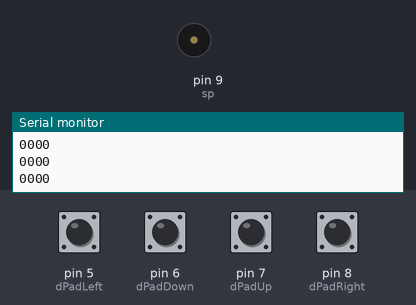
Bench run of a sketch on a simulated Arduino Uno, built with avr-gcc and run on an emulated ATmega328P. Parts: buzzer (waves = sounding), the last lines printed to the serial monitor. Inputs (shaded band) come from the test bench; at power-on: pin 5 (dPadLeft), pin 6 (dPadDown), pin 7 (dPadUp), pin 8 (dPadRight) LOW.

Above: at 1.2 s.
1.3 s: pin 5 (dPadLeft) pulled HIGH for 0.15 s
At 1.37 s:
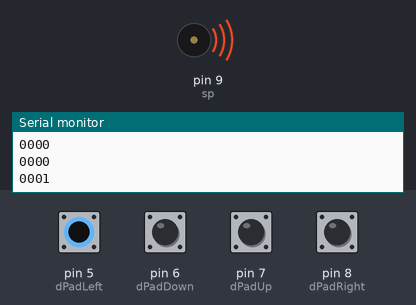
2.9 s: pin 6 (dPadDown) pulled HIGH for 0.15 s
At 3.4 s:
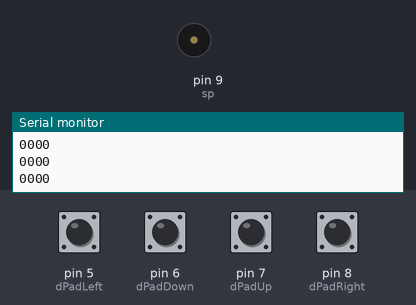
4.5 s: pin 7 (dPadUp) pulled HIGH for 0.15 s
At 5.8 s:
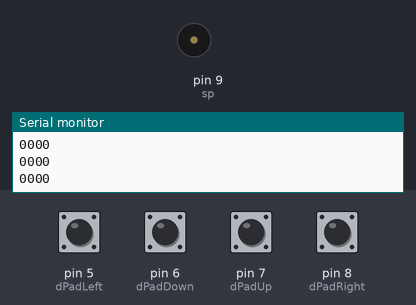
6.1 s: pin 8 (dPadRight) pulled HIGH for 0.15 s
At 7.0 s:
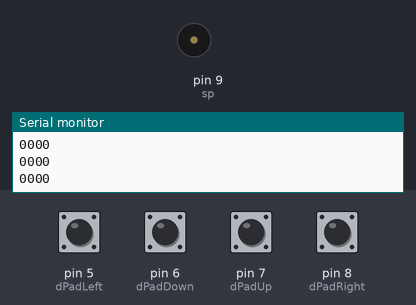
Timing chart, 0 to 8.7 s (numbered marks = the images above; inputs shaded):
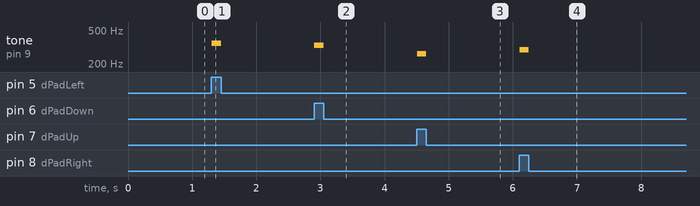

The sketch:

sketch_jul07c.ino
```cpp
#include "pitches.h"

#define dPadUp 7
#define dPadDown 6
#define dPadRight 8
#define dPadLeft 5
#define sp 9


int dPadUpState = 0;
int dPadDownState = 0;
int dPadRightState = 0;
int dPadLeftState = 0;
void setup()
{
  Serial.begin(9600);
  pinMode(dPadUp, INPUT);
  pinMode(dPadDown, INPUT);
  pinMode(dPadRight, INPUT);
  pinMode(dPadLeft, INPUT);

}

void loop()
{
  dPadUpState = digitalRead(dPadUp);
  dPadDownState = digitalRead(dPadDown);
  dPadRightState = digitalRead(dPadRight);
  dPadLeftState = digitalRead(dPadLeft);

  Serial.println((String)dPadUpState + (String)dPadDownState + (String)dPadRightState + (String)dPadLeftState);

  if (dPadUpState == 1)
  {
    tone(sp, NOTE_C4);
    while (dPadUpState != 0)
    {
      dPadUpState = digitalRead(dPadUp);
    }
    noTone(sp);
  }

  if (dPadDownState == 1)
  {
    tone(sp, NOTE_E4);
    while (dPadDownState != 0)
    {
      dPadDownState = digitalRead(dPadDown);
    }
    noTone(sp);
  }

  if (dPadRightState == 1)
  {
    tone(sp, NOTE_D4);
    while (dPadRightState != 0)
    {
      dPadRightState = digitalRead(dPadRight);
    }
    noTone(sp);
  }

  if (dPadLeftState == 1)
  {
    tone(sp, NOTE_F4);
    while (dPadLeftState != 0)
    {
      dPadLeftState = digitalRead(dPadLeft);
    }
    noTone(sp);
  }

  delay(1);
}
```

pitches.h
```cpp
/*************************************************
 * Public Constants
 *************************************************/

#define NOTE_B0  31
#define NOTE_C1  33
#define NOTE_CS1 35
#define NOTE_D1  37
#define NOTE_DS1 39
#define NOTE_E1  41
#define NOTE_F1  44
#define NOTE_FS1 46
#define NOTE_G1  49
#define NOTE_GS1 52
#define NOTE_A1  55
#define NOTE_AS1 58
#define NOTE_B1  62
#define NOTE_C2  65
#define NOTE_CS2 69
#define NOTE_D2  73
#define NOTE_DS2 78
#define NOTE_E2  82
#define NOTE_F2  87
#define NOTE_FS2 93
#define NOTE_G2  98
#define NOTE_GS2 104
#define NOTE_A2  110
#define NOTE_AS2 117
#define NOTE_B2  123
#define NOTE_C3  131
#define NOTE_CS3 139
#define NOTE_D3  147
#define NOTE_DS3 156
#define NOTE_E3  165
#define NOTE_F3  175
#define NOTE_FS3 185
#define NOTE_G3  196
#define NOTE_GS3 208
#define NOTE_A3  220
#define NOTE_AS3 233
#define NOTE_B3  247
#define NOTE_C4  262
#define NOTE_CS4 277
#define NOTE_D4  294
#define NOTE_DS4 311
#define NOTE_E4  330
#define NOTE_F4  349
#define NOTE_FS4 370
#define NOTE_G4  392
#define NOTE_GS4 415
#define NOTE_A4  440
#define NOTE_AS4 466
#define NOTE_B4  494
#define NOTE_C5  523
#define NOTE_CS5 554
#define NOTE_D5  587
#define NOTE_DS5 622
#define NOTE_E5  659
#define NOTE_F5  698
#define NOTE_FS5 740
#define NOTE_G5  784
#define NOTE_GS5 831
#define NOTE_A5  880
#define NOTE_AS5 932
#define NOTE_B5  988
#define NOTE_C6  1047
#define NOTE_CS6 1109
#define NOTE_D6  1175
#define NOTE_DS6 1245
#define NOTE_E6  1319
#define NOTE_F6  1397
#define NOTE_FS6 1480
#define NOTE_G6  1568
#define NOTE_GS6 1661
#define NOTE_A6  1760
#define NOTE_AS6 1865
#define NOTE_B6  1976
#define NOTE_C7  2093
#define NOTE_CS7 2217
#define NOTE_D7  2349
#define NOTE_DS7 2489
#define NOTE_E7  2637
#define NOTE_F7  2794
#define NOTE_FS7 2960
#define NOTE_G7  3136
#define NOTE_GS7 3322
#define NOTE_A7  3520
#define NOTE_AS7 3729
#define NOTE_B7  3951
#define NOTE_C8  4186
#define NOTE_CS8 4435
#define NOTE_D8  4699
#define NOTE_DS8 4978
```

Measured:
- after the input at 1.3 s, tone on pin 9 (sp): silent → 349 Hz at once, → silent 0.14 s later
- after the input at 2.9 s, tone on pin 9 (sp): silent → 330 Hz at once, → silent 0.14 s later
- after the input at 4.5 s, tone on pin 9 (sp): silent → 262 Hz at once, → silent 0.14 s later
- after the input at 6.1 s, tone on pin 9 (sp): silent → 294 Hz at once, → silent 0.14 s later
